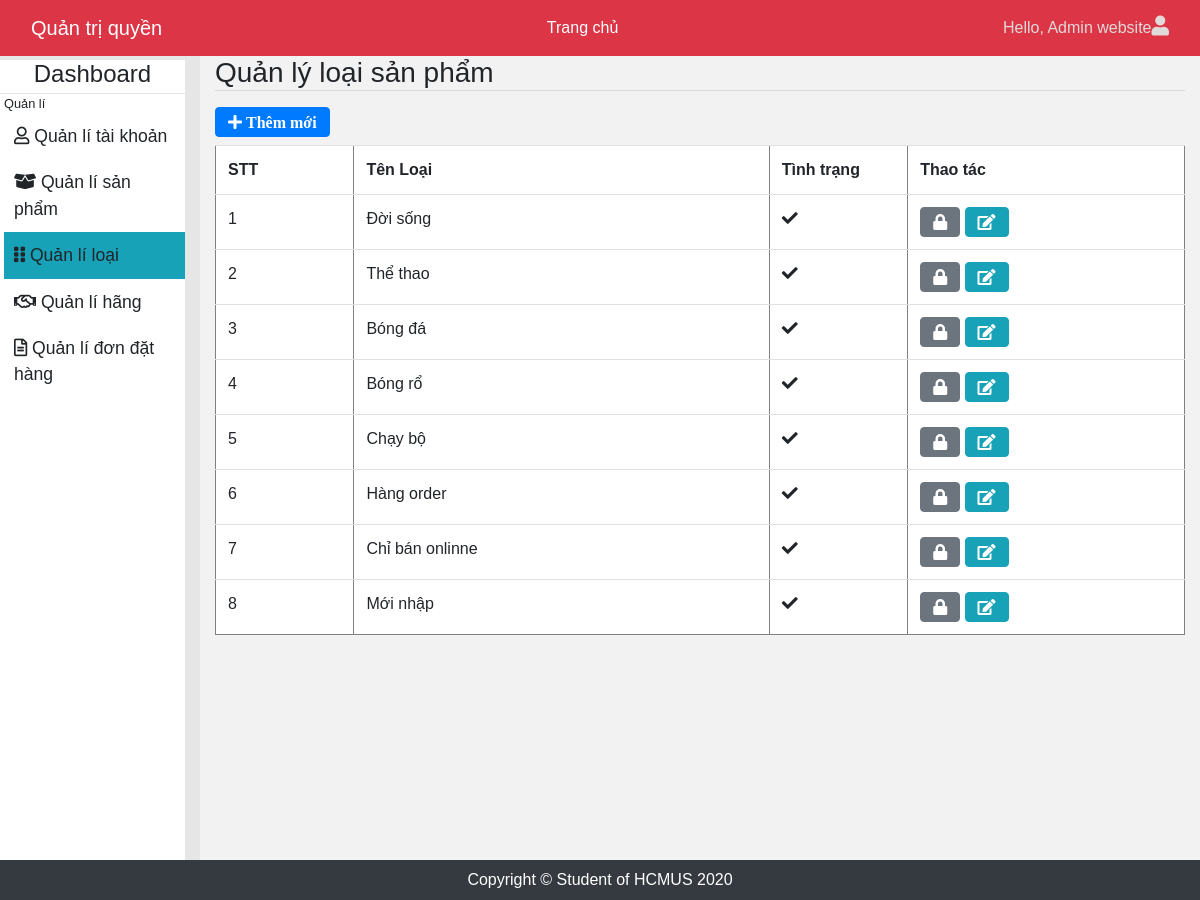
/admin/index.php?c=3 (signed in), run on the app's committed database.
### tables this page shows
CREATE TABLE IF NOT EXISTS `loaisanpham` (
  `MaLoaiSanPham` int(11) NOT NULL AUTO_INCREMENT,
  `TenLoaiSanPham` varchar(64) DEFAULT NULL,
  `BiXoa` tinyint(1) DEFAULT '0',
  PRIMARY KEY (`MaLoaiSanPham`)
);

### lib/DataProvider.php (called while the page is built, shortened)
<?php
class DataProvider
{
    public static function ExecuteQuery($sql)
    {
        $connection=mysqli_connect('acctive','root','','cuahangdienthoai_db') or
        die("couldn't connect to acctive");
        mysqli_query($connection,"set names 'utf8'");
        $result = mysqli_query($connection,$sql);
        return $result;
    }
}
?>

### admin/pages/qlLoai/pDanhSach.php (the view)
<a href="index.php?c=3&a=3">
<i class="fa fa-plus mb-2 btn btn-primary"> Thêm mới</i>
</a>
<table class="table" cellspacing="0" border="1">
    <tr>
       <th width="100">STT</th>
       <th width="300"> Tên Loại</th>
       <th width="100">Tình trạng</th>
       <th width="200">Thao tác</th>
    </tr>
    <?php
       $sql = "SELECT *FROM LoaiSanPham";
              $result = DataProvider::ExecuteQuery($sql);
              $i=1;
              while ($row = mysqli_fetch_array($result))
              {
                  ?>
                  <tr>
                       <td><?php echo $i++; ?></td>
                       <td><?php echo $row["TenLoaiSanPham"]; ?></td>
                  <td>
                      <?php
                if ($row["BiXoa"] == 1)
                echo '<i class="fa fa-ban"></i>';
                else
                echo '<i class="fa fa-check"></i>';
                       ?>
                  </td>
                  <td>
                     <a href="pages/qlLoai/xlKhoa.php?id=<?php echo $row["MaLoaiSanPham"] ?>">
                     <i class="fa fa-lock btn btn-secondary"></i>
                    </a>
                    <a href="index.php?c=3&a=2&id=<?php echo $row["MaLoaiSanPham"] ?> ">
                    <i class="fa fa-edit btn btn-info"></i>
                    </a>
                </td>
             </tr>
         <?php
     }
 ?>
</table>

### admin/css/style.css (style rules this page uses)
body { font-family: 'Poppins', sans-serif; background: #e6e6e6; margin-top: 56px; }
.table { background-color:white ; }
a, a:hover, a:focus { color: inherit; text-decoration: none; transition: all 0.3s; }

### data on the page
loaisanpham: TenLoaiSanPham "Đời sống", BiXoa 0 (drawn)
loaisanpham: TenLoaiSanPham "Thể thao", BiXoa 0 (drawn)
loaisanpham: TenLoaiSanPham "Bóng đá", BiXoa 0 (drawn)
loaisanpham: TenLoaiSanPham "Bóng rổ", BiXoa 0 (drawn)
loaisanpham: TenLoaiSanPham "Chạy bộ", BiXoa 0 (drawn)
loaisanpham: TenLoaiSanPham "Hàng order", BiXoa 0 (drawn)
loaisanpham: TenLoaiSanPham "Chỉ bán onlinne", BiXoa 0 (drawn)
loaisanpham: TenLoaiSanPham "Mới nhập", BiXoa 0 (drawn)

### other printed values
$_SESSION["TenHienThi"] "Admin website"
